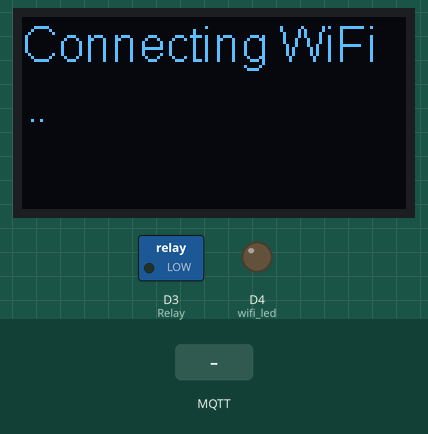
A sketch run on a simulated ESP8266 (NodeMCU). Parts: 128×64 one-colour display, switched loads named in the sketch (green lamp = pin HIGH), output pins drawn as LEDs (lit = HIGH). Inputs (shaded band) come from the test bench. WiFi joins after 1.5 s; servers stay silent unless stated; no MQTT or app messages arrive unless stated; what the sketch prints to the serial monitor is not drawn.

Above: at 0.5 s.
At 1.8 s:
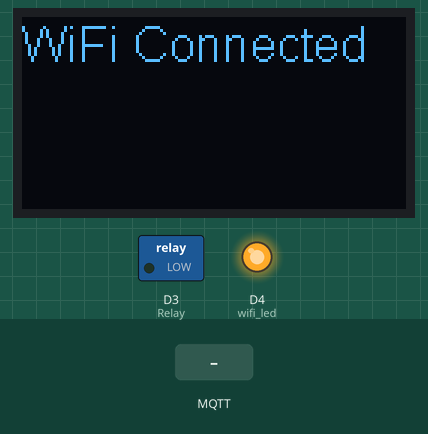
At 5.5 s:
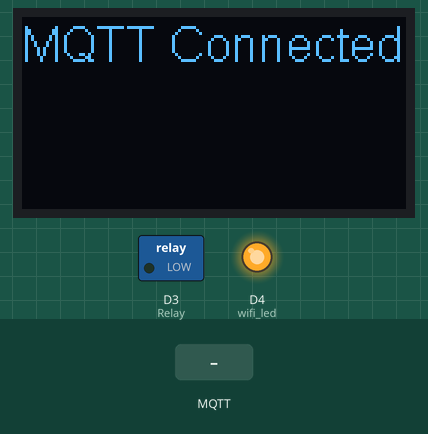
5.6 s: MQTT message "IN" arrives on the first subscribed topic
7.1 s: MQTT message "OUT" arrives on the first subscribed topic
8.6 s: MQTT message "1" arrives on the first subscribed topic
Timing chart, 0 to 11.6 s (numbered marks = the images above; inputs shaded):
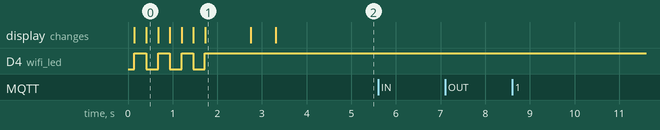

The sketch:

Simple-MQTT-Client.ino
```cpp
#include <ESP8266WiFi.h>
#include <PubSubClient.h>
#include <Wire.h>  // Only needed for Arduino 1.6.5 and earlier
#include <ArduinoJson.h>
#include "SSD1306.h" // alias for `#include "SSD1306Wire.h"`

const char* ssid = "AVEROS 2.4G";
const char* password =  "averos6754";
const char* mqttServer = "mq01.averos.com";
const int mqttPort = 1883;
const char* mqttUser = "averos";
const char* mqttPassword = "[mqAverosMQ6754]";
int Relay = D3;
int wifi_led = 2;
int buzzer = D4;


WiFiClient espClient;
PubSubClient client(espClient);
SSD1306  display(0x3c, D1, D2);
//SSD1306  display(0x3c, 5, 4);
void setup() {
  pinMode(wifi_led, OUTPUT);
  pinMode(Relay, OUTPUT);
  pinMode(buzzer, OUTPUT);
  //digitalWrite(wifi_led, LOW);
  digitalWrite(buzzer, LOW);
  Serial.begin(115200);
  display.init();
  delay(100);


  display.flipScreenVertically();
  display.setFont(ArialMT_Plain_16);
  WiFi.begin(ssid, password);
  Serial.println("\nConnecting to WiFi network");
  display.clear();
  display.drawString(0, 0, "Connecting WiFi");
  display.display();
  int progresspointer = 1;


  while (WiFi.status() != WL_CONNECTED)
  {

    display.drawString(progresspointer, 20, ".");
    display.display();
    progresspointer = progresspointer + 3;

    digitalWrite(wifi_led, !digitalRead(wifi_led));
    delay(250);
  }

  digitalWrite(wifi_led, HIGH);
  Serial.println("Connected to WiFi network");
  display.clear();
  display.drawString(0, 0, "WiFi Connected");
  display.display();
  delay(1000);
  client.setServer(mqttServer, mqttPort);
  client.setCallback(callback);

  while (!client.connected()) {
    Serial.println("Connecting to MQTT");
    display.clear();
    display.drawString(0, 0, "Connecting to \nMQTT Broker");
    display.display();
    delay(500);
    if (client.connect("/saudistartup", mqttUser, mqttPassword )) {

      Serial.println("connected");
      display.clear();
      display.drawString(0, 0, "MQTT Connected");
      display.display();
      delay(1000);
    } else {

      Serial.print("failed with state ");
      Serial.print(client.state());
      display.clear();
      display.drawString(0, 0, "Network error");
      display.display();
      delay(2000);

    }
  }

  client.publish("/saudistartup", "Hello from ESP8266");
  client.subscribe("/saudistartup");

}

void callback(char* topic, byte* payload, unsigned int length) {
  Serial.print("payload: ");
  Serial.print(length);
  // Conver the incoming byte array to a string
  payload[length] = '\0'; // Null terminator used to terminate the char array
  String message = (char*)payload;


  Serial.print("\nMessage arrived on topic: ");
  Serial.println(topic);

  Serial.print("MessageObject: ");
  Serial.println(message);

  StaticJsonBuffer<400> jsonBuffer;
  JsonObject& root = jsonBuffer.parseObject(message);

  if (!root.success())
  {
    Serial.print("parseObject(");
    Serial.print(message);
    Serial.println(") failed");
    return;

  }
  else
  {
    String LED_Control = root["Criteria"];
    //String tagNum = root["SerialNumber"];
    //Serial.println(tagNum);

    if (LED_Control == "IN")
    {

      digitalWrite(wifi_led, LOW);
      Serial.println("Action: LED ON");
      display.setFont(ArialMT_Plain_24);
      display.clear();
      display.drawString(5, 2, "ACCESS\nGRANTED");
      display.display();
    }
    else if (LED_Control == "OUT")
    {
      digitalWrite(wifi_led, HIGH);
      Serial.println("Action: LED OFF");
      display.setFont(ArialMT_Plain_24);
      display.clear();
      display.drawString(5, 2, "ACCESS\nREWOKED");
      display.display();
    }
  }


  Serial.println("-----------------------");

}

void loop() {
  client.loop();
}
```

Measured:
- after the input at 5.6 s, every drawn part: stays the same
- after the input at 7.1 s, every drawn part: stays the same
- after the input at 8.6 s, every drawn part: stays the same
- what the display in image 1 shows lasts 1.0 s, from 1.7 s to 2.7 s
